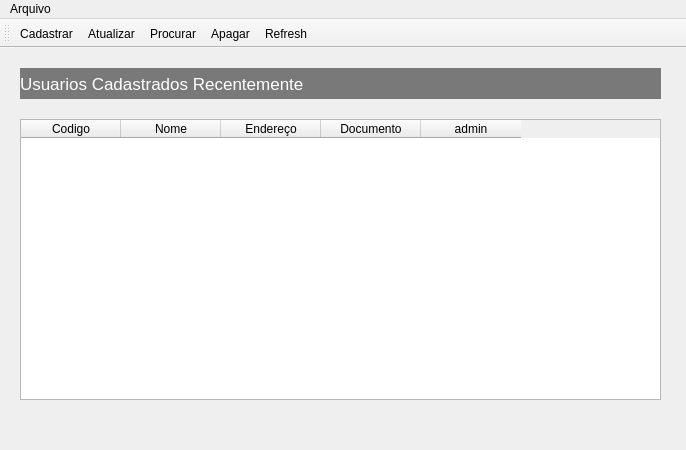
<?xml version="1.0" encoding="UTF-8"?>
<ui version="4.0">
 <class>MainWindow</class>
 <widget class="QMainWindow" name="MainWindow">
  <property name="geometry">
   <rect>
    <x>0</x>
    <y>0</y>
    <width>686</width>
    <height>450</height>
   </rect>
  </property>
  <property name="windowTitle">
   <string>MainWindow</string>
  </property>
  <widget class="QWidget" name="centralwidget">
   <widget class="QLabel" name="label">
    <property name="geometry">
     <rect>
      <x>20</x>
      <y>20</y>
      <width>641</width>
      <height>31</height>
     </rect>
    </property>
    <property name="font">
     <font>
      <pointsize>13</pointsize>
     </font>
    </property>
    <property name="styleSheet">
     <string notr="true">background-color: rgb(121, 121, 121);
color: rgb(255, 255, 255);</string>
    </property>
    <property name="text">
     <string>Usuarios Cadastrados Recentemente</string>
    </property>
   </widget>
   <widget class="QTableWidget" name="tableWidget">
    <property name="geometry">
     <rect>
      <x>20</x>
      <y>71</y>
      <width>641</width>
      <height>281</height>
     </rect>
    </property>
    <column>
     <property name="text">
      <string>Codigo</string>
     </property>
    </column>
    <column>
     <property name="text">
      <string>Nome</string>
     </property>
    </column>
    <column>
     <property name="text">
      <string>Endereço</string>
     </property>
    </column>
    <column>
     <property name="text">
      <string>Documento</string>
     </property>
    </column>
    <column>
     <property name="text">
      <string>admin</string>
     </property>
    </column>
   </widget>
  </widget>
  <widget class="QMenuBar" name="menubar">
   <property name="geometry">
    <rect>
     <x>0</x>
     <y>0</y>
     <width>686</width>
     <height>22</height>
    </rect>
   </property>
   <widget class="QMenu" name="menuArquivo">
    <property name="title">
     <string>Arquivo</string>
    </property>
    <addaction name="actionProcurar"/>
    <addaction name="actionCadastrar"/>
    <addaction name="actionApagar"/>
    <addaction name="actionAtualizar"/>
    <addaction name="actionRefresh"/>
   </widget>
   <addaction name="menuArquivo"/>
  </widget>
  <widget class="QToolBar" name="toolBar">
   <property name="windowTitle">
    <string>toolBar</string>
   </property>
   <attribute name="toolBarArea">
    <enum>TopToolBarArea</enum>
   </attribute>
   <attribute name="toolBarBreak">
    <bool>false</bool>
   </attribute>
   <addaction name="actionCadastrar"/>
   <addaction name="actionAtualizar"/>
   <addaction name="actionProcurar"/>
   <addaction name="actionApagar"/>
   <addaction name="actionRefresh"/>
  </widget>
  <action name="actionProcurar">
   <property name="icon">
    <iconset>
     <normaloff>icone5.png.png</normaloff>icone5.png.png</iconset>
   </property>
   <property name="text">
    <string>Procurar</string>
   </property>
  </action>
  <action name="actionCadastrar">
   <property name="icon">
    <iconset>
     <normaloff>icone1.jpeg</normaloff>icone1.jpeg</iconset>
   </property>
   <property name="text">
    <string>Cadastrar</string>
   </property>
   <property name="toolTip">
    <string>Cadastrar pessoas no sistema</string>
   </property>
  </action>
  <action name="actionApagar">
   <property name="icon">
    <iconset>
     <normaloff>icone3.png</normaloff>icone3.png</iconset>
   </property>
   <property name="text">
    <string>Apagar</string>
   </property>
   <property name="toolTip">
    <string>Apagar pessoas cadastradas</string>
   </property>
  </action>
  <action name="actionAtualizar">
   <property name="icon">
    <iconset>
     <normaloff>images.png</normaloff>images.png</iconset>
   </property>
   <property name="text">
    <string>Atualizar</string>
   </property>
   <property name="toolTip">
    <string>Atualizar pessoas cadastradas</string>
   </property>
  </action>
  <action name="actionRefresh">
   <property name="icon">
    <iconset>
     <normaloff>icone4.png</normaloff>icone4.png</iconset>
   </property>
   <property name="text">
    <string>Refresh</string>
   </property>
  </action>
 </widget>
 <resources/>
 <connections/>
</ui>
